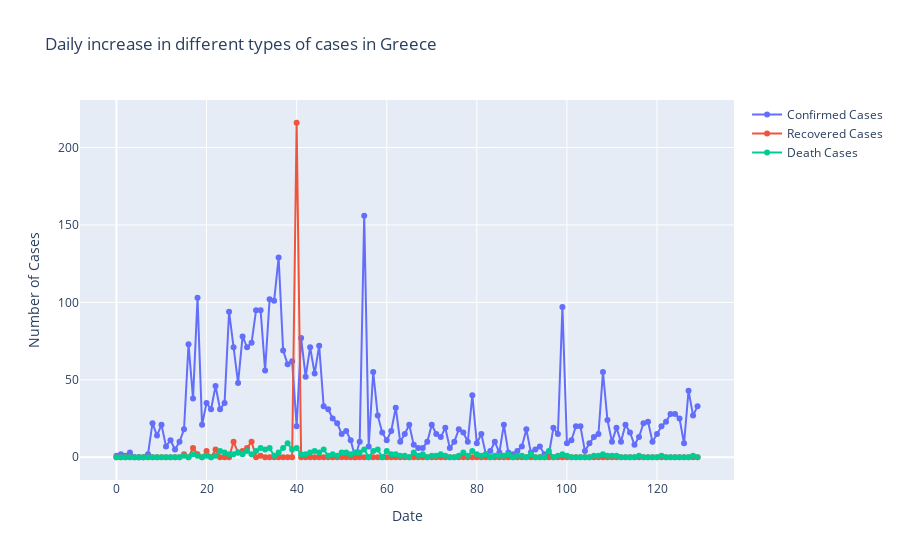

Write notebook code for a chart like this one.
### Code cell
fig=go.Figure()
fig.add_trace(go.Scatter(x=df_covid19_exp.index, y=df_covid19_exp["Confirmed_New_Cases"].fillna(0),
                    mode='lines+markers',
                    name='Confirmed Cases'))
fig.add_trace(go.Scatter(x=df_covid19_exp.index, y=df_covid19_exp["Recoveries_New_cases"].fillna(0),
                    mode='lines+markers',
                    name='Recovered Cases'))
fig.add_trace(go.Scatter(x=df_covid19_exp.index, y=df_covid19_exp["Deaths_New_cases"].fillna(0),
                    mode='lines+markers',
                    name='Death Cases'))
fig.update_layout(title="Daily increase in different types of cases in Greece",
                 xaxis_title="Date",yaxis_title="Number of Cases")
fig.show()

### Figure 1 — Plotly figure (JSON) as saved in the notebook; plotly's stock layout.template omitted (floating-point values rounded to 4 significant figures; data arrays with more than 128 entries replaced by an {"elided": "..."} marker saying what was removed)
{"data": [{"mode": "lines+markers", "name": "Confirmed Cases", "type": "scatter", "x": {"elided": "130 int values"}, "y": {"elided": "130 int values"}}, {"mode": "lines+markers", "name": "Recovered Cases", "type": "scatter", "x": {"elided": "130 int values"}, "y": {"elided": "130 int values"}}, {"mode": "lines+markers", "name": "Death Cases", "type": "scatter", "x": {"elided": "130 int values"}, "y": {"elided": "130 int values"}}], "layout": {"title": {"text": "Daily increase in different types of cases in Greece"}, "xaxis": {"title": {"text": "Date"}}, "yaxis": {"title": {"text": "Number of Cases"}}}}
